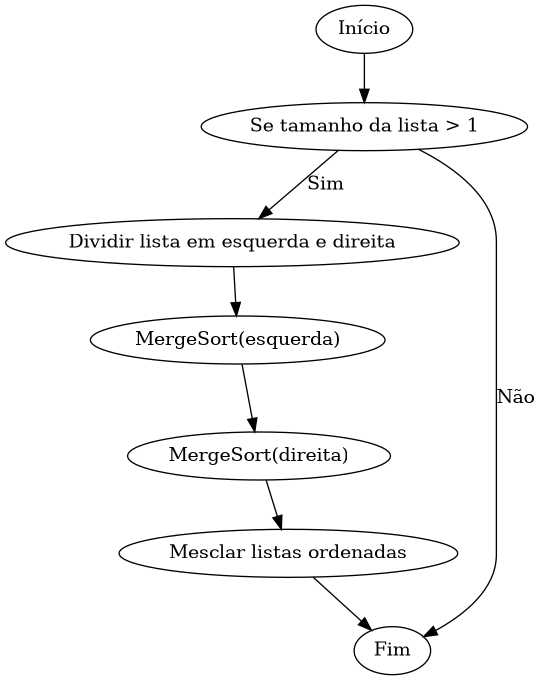

This chart was generated by the following Python code:
from graphviz import Digraph

g = Digraph('MergeSort', filename='merge_fluxograma', format='png')
g.attr(rankdir='TB')

g.node('A', 'Início')
g.node('B', 'Se tamanho da lista > 1')
g.node('C', 'Dividir lista em esquerda e direita')
g.node('D', 'MergeSort(esquerda)')
g.node('E', 'MergeSort(direita)')
g.node('F', 'Mesclar listas ordenadas')
g.node('G', 'Fim')

g.edge('A', 'B')
g.edge('B', 'C', label='Sim')
g.edge('B', 'G', label='Não')
g.edge('C', 'D')
g.edge('D', 'E')
g.edge('E', 'F')
g.edge('F', 'G')

g.render()
